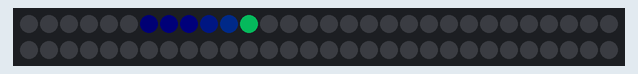
The sketch below on a simulated Arduino Uno, built with avr-gcc and run on an emulated ATmega328P. Shown: 60 RGB LEDs in strip order, left to right, continuing on the next row. Dim RGB values are drawn brighter than linear; what the sketch prints to the serial monitor is not drawn.

Above: at 3.45 s.
At 7.38 s:
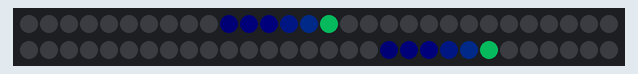
At 11.61 s:
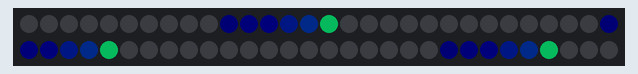
At 20.08 s:
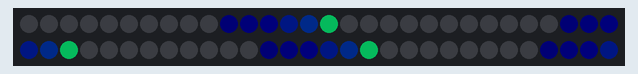
At 28.24 s:
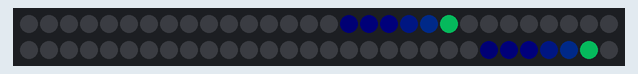
At 36.71 s:
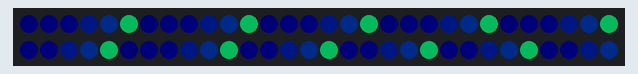

The sketch:

variable_speed_pulse.ino
```cpp
//***************************************************************
// Sends "pulses" down a strip. Pulse rate can change.
//
// This example uses beatsin8 to vary the pulse rate, but the
// rate could be controlled by an external source such as a
// potentiometer, light meter, pressure sensor, etc.
// Or you could remove that bit if you just want a steady pulse
// at a constant rate.
//
// The travel speed variable adjusts how fast the pulse moves
// down the strip. You might need to adjust to your taste or
// based on what pulse rate(s) you use.
//
// The fade rate adjusts how long of a tail the pulse has. Set
// to 0 for no tail at all.
//
//
// This example was inspired by ideas from the "matrixEffect"
// sketch by Jeremy Williams:
// https://gist.github.com/Jerware/b82ad4768f9935c8acfccc98c9211111
//
//
// Marc Miller, Jan 2022
//***************************************************************


#include "FastLED.h"
#define LED_TYPE WS2812
#define DATA_PIN 5
#define CLOCK_PIN 13
#define COLOR_ORDER GRB
#define BRIGHTNESS 128
#define NUM_LEDS 60
CRGB leds[NUM_LEDS];

CRGB pulseColor = CHSV(128,220,230);
CRGB pulseTailColor = CHSV(150,180,100);
uint16_t pulseRate = 500;  // lower is faster [in milliseconds]
uint8_t travelSpeed = 25;  // lower is faster [range: 0-255]
uint8_t fadeRate = 160;  // lower is shorter tail [range: 0-255]


//---------------------------------------------------------------
void setup() {
  Serial.begin(115200);
  delay(3000);  // Startup delay

  FastLED.addLeds<LED_TYPE, DATA_PIN, COLOR_ORDER>(leds, NUM_LEDS);
  //FastLED.addLeds<LED_TYPE, DATA_PIN, CLOCK_PIN, COLOR_ORDER>(leds, NUM_LEDS).setCorrection( TypicalLEDStrip );

  FastLED.setBrightness(BRIGHTNESS);
  Serial.println("Setup done.\n\n");
}


//---------------------------------------------------------------
void loop() {

  // Get the current pulse rate
  // (pulseRate could be driven by an external source)
  uint8_t wave = beatsin8( 3, 0, 255); // slowly cycle between 0-255
  pulseRate = map(wave,0,255,120,1000);  // cycle between a pulseRate of 120 to 1000


  EVERY_N_MILLISECONDS(travelSpeed) {
    // move pulses down the strip
    for (int16_t i = NUM_LEDS-1; i >= 0; i--) {
      if (leds[i] == pulseColor) {
        if (i == NUM_LEDS-1) {
          leds[i] = pulseTailColor; // add a trail
        } else {
          leds[i+1] = pulseColor;
          leds[i] = pulseTailColor; // add a trail
        }
      }
    }

    // fade leds for tail effect
    for(int i = 0; i < NUM_LEDS; i++) {
      if (leds[i] != pulseColor) {
        leds[i].nscale8(fadeRate);  // only fades tail pixels
      }
    }
  }


  EVERY_N_MILLISECONDS_I(timingObj,1) {
    // time to start a new pulse
    leds[0] = pulseColor;
    timingObj.setPeriod(pulseRate);  // use the current pulseRate
  }


  FastLED.show();
  delay(1);  // ok to delete


}//end_main_loop


//---------------------------------------------------------------
```
